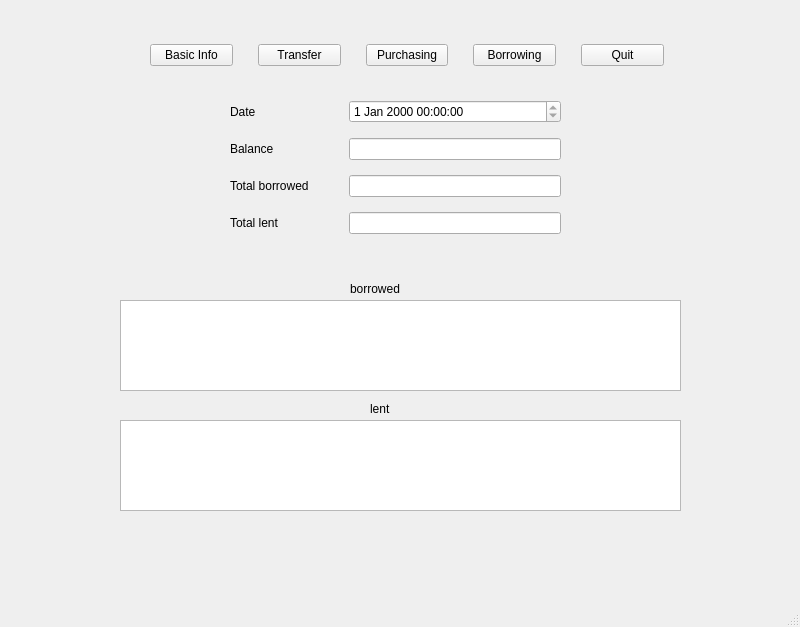
<?xml version="1.0" encoding="UTF-8"?>
<ui version="4.0">
 <class>Companies</class>
 <widget class="QMainWindow" name="Companies">
  <property name="geometry">
   <rect>
    <x>0</x>
    <y>0</y>
    <width>800</width>
    <height>627</height>
   </rect>
  </property>
  <property name="windowTitle">
   <string>MainWindow</string>
  </property>
  <widget class="QWidget" name="centralwidget">
   <widget class="QStackedWidget" name="stackedWidget">
    <property name="geometry">
     <rect>
      <x>60</x>
      <y>80</y>
      <width>681</width>
      <height>451</height>
     </rect>
    </property>
    <property name="currentIndex">
     <number>0</number>
    </property>
    <widget class="QWidget" name="pg_info">
     <widget class="QWidget" name="layoutWidget">
      <property name="geometry">
       <rect>
        <x>170</x>
        <y>20</y>
        <width>331</width>
        <height>163</height>
       </rect>
      </property>
      <layout class="QFormLayout" name="formLayout">
       <property name="horizontalSpacing">
        <number>40</number>
       </property>
       <property name="verticalSpacing">
        <number>15</number>
       </property>
       <item row="0" column="0">
        <widget class="QLabel" name="lb_date">
         <property name="text">
          <string>Date</string>
         </property>
        </widget>
       </item>
       <item row="0" column="1">
        <widget class="QDateTimeEdit" name="dateTimeEdit">
         <property name="readOnly">
          <bool>true</bool>
         </property>
        </widget>
       </item>
       <item row="1" column="0">
        <widget class="QLabel" name="lb_balance">
         <property name="text">
          <string>Balance</string>
         </property>
        </widget>
       </item>
       <item row="1" column="1">
        <widget class="QLineEdit" name="line_basic_bal">
         <property name="readOnly">
          <bool>true</bool>
         </property>
        </widget>
       </item>
       <item row="2" column="0">
        <widget class="QLabel" name="lb_total_b">
         <property name="text">
          <string>Total borrowed</string>
         </property>
        </widget>
       </item>
       <item row="2" column="1">
        <widget class="QLineEdit" name="line_basic_borr">
         <property name="readOnly">
          <bool>true</bool>
         </property>
        </widget>
       </item>
       <item row="3" column="0">
        <widget class="QLabel" name="lb_total_l">
         <property name="text">
          <string>Total lent</string>
         </property>
        </widget>
       </item>
       <item row="3" column="1">
        <widget class="QLineEdit" name="line_basic_lent">
         <property name="readOnly">
          <bool>true</bool>
         </property>
        </widget>
       </item>
      </layout>
     </widget>
     <widget class="QTableWidget" name="table_info_bor">
      <property name="geometry">
       <rect>
        <x>60</x>
        <y>220</y>
        <width>561</width>
        <height>91</height>
       </rect>
      </property>
     </widget>
     <widget class="QTableWidget" name="table_info_lent">
      <property name="geometry">
       <rect>
        <x>60</x>
        <y>340</y>
        <width>561</width>
        <height>91</height>
       </rect>
      </property>
     </widget>
     <widget class="QLabel" name="lb_borrowed">
      <property name="geometry">
       <rect>
        <x>290</x>
        <y>200</y>
        <width>67</width>
        <height>17</height>
       </rect>
      </property>
      <property name="text">
       <string>borrowed</string>
      </property>
     </widget>
     <widget class="QLabel" name="lb_lent">
      <property name="geometry">
       <rect>
        <x>310</x>
        <y>320</y>
        <width>28</width>
        <height>17</height>
       </rect>
      </property>
      <property name="text">
       <string>lent</string>
      </property>
     </widget>
    </widget>
    <widget class="QWidget" name="pg_trans">
     <widget class="QLabel" name="lb_borrowed_trans">
      <property name="geometry">
       <rect>
        <x>300</x>
        <y>30</y>
        <width>201</width>
        <height>31</height>
       </rect>
      </property>
      <property name="text">
       <string>Lent List</string>
      </property>
     </widget>
     <widget class="QPushButton" name="btn_submit_trans">
      <property name="geometry">
       <rect>
        <x>210</x>
        <y>340</y>
        <width>93</width>
        <height>28</height>
       </rect>
      </property>
      <property name="text">
       <string>Submit</string>
      </property>
     </widget>
     <widget class="QPushButton" name="btn_reset_trans">
      <property name="geometry">
       <rect>
        <x>360</x>
        <y>340</y>
        <width>93</width>
        <height>28</height>
       </rect>
      </property>
      <property name="text">
       <string>Reset</string>
      </property>
     </widget>
     <widget class="QWidget" name="layoutWidget">
      <property name="geometry">
       <rect>
        <x>150</x>
        <y>180</y>
        <width>371</width>
        <height>121</height>
       </rect>
      </property>
      <layout class="QFormLayout" name="formLayout_2">
       <item row="0" column="0">
        <widget class="QLabel" name="lb_from_trans">
         <property name="text">
          <string>From</string>
         </property>
        </widget>
       </item>
       <item row="0" column="1">
        <widget class="QLineEdit" name="line_trans_from"/>
       </item>
       <item row="1" column="0">
        <widget class="QLabel" name="lb_to_trans">
         <property name="text">
          <string>To</string>
         </property>
        </widget>
       </item>
       <item row="1" column="1">
        <widget class="QLineEdit" name="line_trans_to"/>
       </item>
       <item row="2" column="0">
        <widget class="QLabel" name="lb_amount_trans">
         <property name="text">
          <string>Amount</string>
         </property>
        </widget>
       </item>
       <item row="2" column="1">
        <widget class="QLineEdit" name="line_trans_amt"/>
       </item>
       <item row="3" column="0">
        <widget class="QLabel" name="lb_date_trans">
         <property name="text">
          <string>Due Date</string>
         </property>
        </widget>
       </item>
       <item row="3" column="1">
        <widget class="QLineEdit" name="line_trans_due"/>
       </item>
      </layout>
     </widget>
     <widget class="QTableWidget" name="table_trans_lent">
      <property name="geometry">
       <rect>
        <x>150</x>
        <y>60</y>
        <width>371</width>
        <height>91</height>
       </rect>
      </property>
     </widget>
    </widget>
    <widget class="QWidget" name="pg_pur">
     <widget class="QLabel" name="label_2">
      <property name="geometry">
       <rect>
        <x>270</x>
        <y>30</y>
        <width>121</width>
        <height>21</height>
       </rect>
      </property>
      <property name="text">
       <string>Purchasing Form</string>
      </property>
     </widget>
     <widget class="QWidget" name="layoutWidget">
      <property name="geometry">
       <rect>
        <x>160</x>
        <y>80</y>
        <width>361</width>
        <height>117</height>
       </rect>
      </property>
      <layout class="QFormLayout" name="formLayout_3">
       <property name="horizontalSpacing">
        <number>30</number>
       </property>
       <property name="verticalSpacing">
        <number>20</number>
       </property>
       <item row="0" column="0">
        <widget class="QLabel" name="lb_to_pur">
         <property name="text">
          <string>To</string>
         </property>
        </widget>
       </item>
       <item row="0" column="1">
        <widget class="QLineEdit" name="line_pur_to"/>
       </item>
       <item row="1" column="0">
        <widget class="QLabel" name="lb_amount_pur">
         <property name="text">
          <string>Amount</string>
         </property>
        </widget>
       </item>
       <item row="1" column="1">
        <widget class="QLineEdit" name="line_pur_amt"/>
       </item>
       <item row="2" column="0">
        <widget class="QLabel" name="lb_date_pur">
         <property name="text">
          <string>Due Date</string>
         </property>
        </widget>
       </item>
       <item row="2" column="1">
        <widget class="QLineEdit" name="line_pur_due"/>
       </item>
      </layout>
     </widget>
     <widget class="QWidget" name="layoutWidget">
      <property name="geometry">
       <rect>
        <x>200</x>
        <y>240</y>
        <width>252</width>
        <height>27</height>
       </rect>
      </property>
      <layout class="QHBoxLayout" name="horizontalLayout_4">
       <property name="spacing">
        <number>90</number>
       </property>
       <item>
        <widget class="QPushButton" name="btn_submit_pur">
         <property name="text">
          <string>Submit</string>
         </property>
        </widget>
       </item>
       <item>
        <widget class="QPushButton" name="btn_reset_pur">
         <property name="text">
          <string>Reset</string>
         </property>
        </widget>
       </item>
      </layout>
     </widget>
    </widget>
    <widget class="QWidget" name="pg_borrow">
     <widget class="QLabel" name="label">
      <property name="geometry">
       <rect>
        <x>210</x>
        <y>50</y>
        <width>381</width>
        <height>41</height>
       </rect>
      </property>
      <property name="text">
       <string>You are borrowing from bank...</string>
      </property>
     </widget>
     <widget class="QWidget" name="layoutWidget">
      <property name="geometry">
       <rect>
        <x>140</x>
        <y>110</y>
        <width>381</width>
        <height>101</height>
       </rect>
      </property>
      <layout class="QFormLayout" name="formLayout_4">
       <property name="horizontalSpacing">
        <number>40</number>
       </property>
       <property name="verticalSpacing">
        <number>30</number>
       </property>
       <item row="0" column="0">
        <widget class="QLabel" name="lb_amount_borrow">
         <property name="text">
          <string>Amount</string>
         </property>
        </widget>
       </item>
       <item row="0" column="1">
        <widget class="QLineEdit" name="line_borr_amt"/>
       </item>
       <item row="1" column="0">
        <widget class="QLabel" name="lb_date_borrow">
         <property name="text">
          <string>Due date</string>
         </property>
        </widget>
       </item>
       <item row="1" column="1">
        <widget class="QLineEdit" name="line_borr_due"/>
       </item>
      </layout>
     </widget>
     <widget class="QWidget" name="layoutWidget">
      <property name="geometry">
       <rect>
        <x>200</x>
        <y>250</y>
        <width>242</width>
        <height>27</height>
       </rect>
      </property>
      <layout class="QHBoxLayout" name="horizontalLayout_5">
       <property name="spacing">
        <number>80</number>
       </property>
       <item>
        <widget class="QPushButton" name="btn_submit_bor">
         <property name="text">
          <string>Submit</string>
         </property>
        </widget>
       </item>
       <item>
        <widget class="QPushButton" name="btn_reset_bor">
         <property name="text">
          <string>Reset</string>
         </property>
        </widget>
       </item>
      </layout>
     </widget>
    </widget>
   </widget>
   <widget class="QWidget" name="layoutWidget">
    <property name="geometry">
     <rect>
      <x>150</x>
      <y>40</y>
      <width>514</width>
      <height>30</height>
     </rect>
    </property>
    <layout class="QHBoxLayout" name="horizontalLayout">
     <property name="spacing">
      <number>25</number>
     </property>
     <item>
      <widget class="QPushButton" name="btn_info">
       <property name="text">
        <string>Basic Info</string>
       </property>
      </widget>
     </item>
     <item>
      <widget class="QPushButton" name="btn_transfer">
       <property name="text">
        <string>Transfer</string>
       </property>
      </widget>
     </item>
     <item>
      <widget class="QPushButton" name="btn_purchasing">
       <property name="text">
        <string>Purchasing</string>
       </property>
      </widget>
     </item>
     <item>
      <widget class="QPushButton" name="btn_borrowing">
       <property name="text">
        <string>Borrowing</string>
       </property>
      </widget>
     </item>
     <item>
      <widget class="QPushButton" name="btn_quit">
       <property name="text">
        <string>Quit</string>
       </property>
      </widget>
     </item>
    </layout>
   </widget>
  </widget>
  <widget class="QMenuBar" name="menubar">
   <property name="geometry">
    <rect>
     <x>0</x>
     <y>0</y>
     <width>800</width>
     <height>22</height>
    </rect>
   </property>
  </widget>
  <widget class="QStatusBar" name="statusbar"/>
 </widget>
 <resources/>
 <connections/>
</ui>
